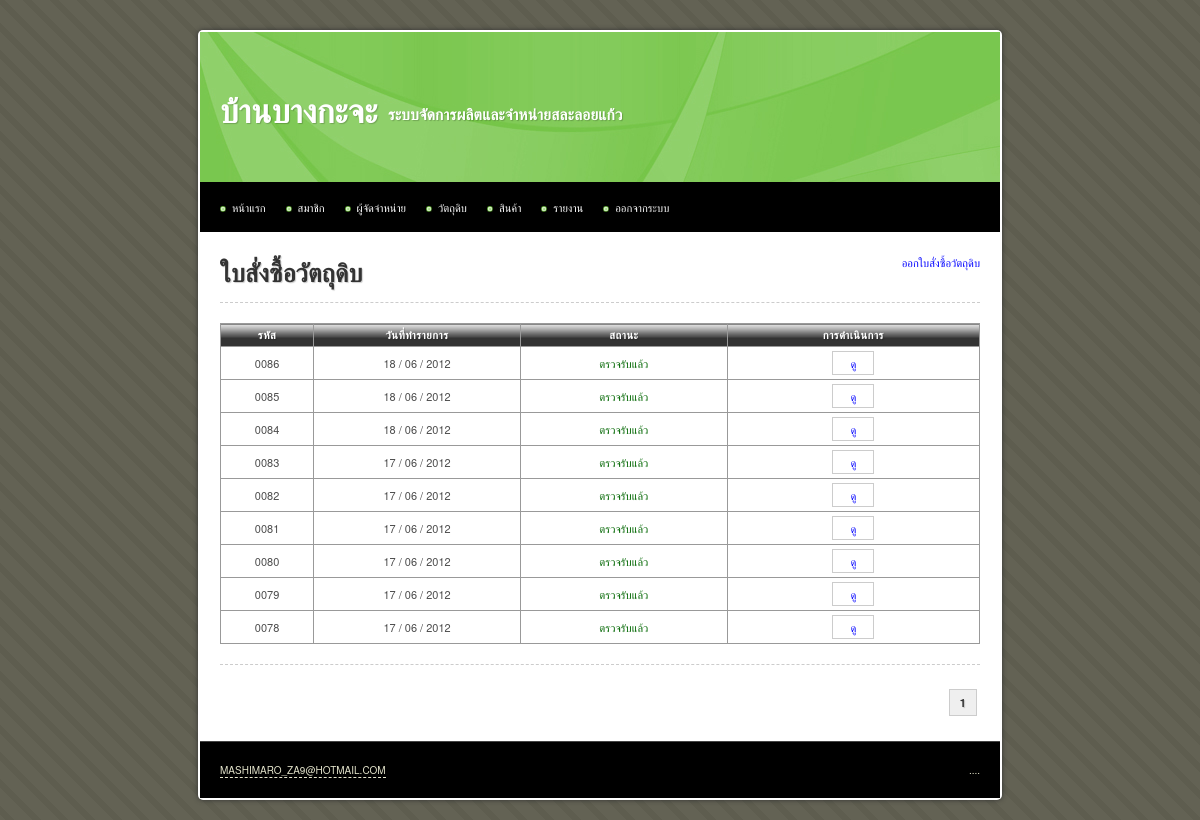
Page /main/material_order.php (signed in) on the earlier database version.
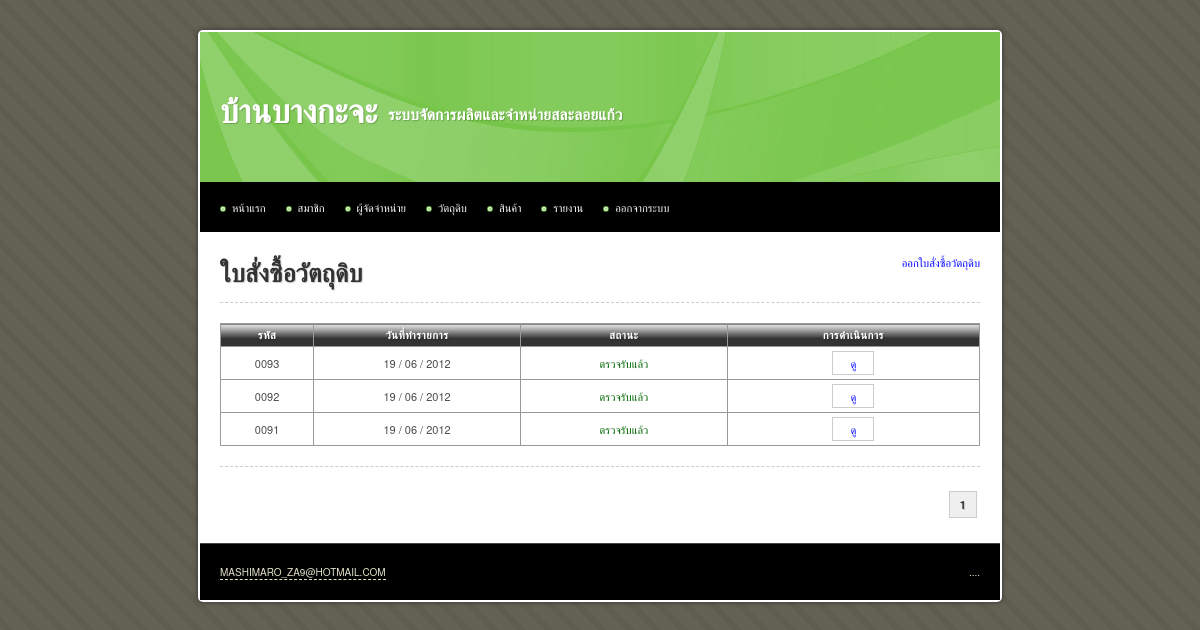
Same page on the later database version.
### tables this page shows
CREATE TABLE IF NOT EXISTS `material_order` (
  `id` int(10) unsigned NOT NULL AUTO_INCREMENT,
  `description` text,
  `date_create` date NOT NULL,
  `is_approve` tinyint(4) NOT NULL DEFAULT '0' COMMENT '0 = ยังไม่ได้ตรวจรับ, 1 = ตรวจรับแล้ว',
  PRIMARY KEY (`id`)
);

### iic_tools/helpers/iic_utilities_helper.php (called while the page is built, shortened)
<?php
function change_date_format($date, $old_separator = "-", $old_format = 'y-m-d', $new_separator = " / ", $new_format = "d-m-y")
{
	@list($_old_format_path1, $_old_format_path2, $_old_format_path3) = explode('-', $old_format);
	@list($_date_path[$_old_format_path1], $_date_path[$_old_format_path2], $_date_path[$_old_format_path3]) = explode($old_separator, $date);
	@list($_new_format_path1, $_new_format_path2, $_new_format_path3) = explode('-', $new_format);
	$_new_date = $_date_path[$_new_format_path1].$new_separator.$_date_path[$_new_format_path2].$new_separator.$_date_path[$_new_format_path3];
	return $_new_date;
}
function zero_fill($length, $data)
{
	while(strlen($data) < $length)
	{
		$data = '0'.$data;
	}
	return $data;
}

### main/material_order.php (the view, shortened to what this page needs)
<?php
$sql		= 'SELECT * FROM material_order';
$query		= mysql_query($sql) or die(mysql_error());
$total_rows = mysql_num_rows($query);
$rows_per_page = 10;
$limit_start = ($_GET['page'] - 1) * $rows_per_page;
$target = 'material_order.php?page=';
?>
<!DOCTYPE html PUBLIC "-//W3C//DTD XHTML 1.0 Transitional//EN" "http://www.w3.org/TR/xhtml1/DTD/xhtml1-transitional.dtd">
<html xmlns="http://www.w3.org/1999/xhtml">
<head>
<?php include("inc.css.php"); ?>
</head>
<body>
<div id="container">
	<?php include("inc.header.php"); ?>
	<div id="content">
		<a href="material_stock.php" class="float_r">ออกใบสั่งซื้อวัตถุดิบ</a>
		<h1>ใบสั่งซื้อวัตถุดิบ</h1>
		<hr />
			<table width="100%" border="1" align="center" cellpadding="5" cellspacing="0">
				<thead>
					<tr>
						<th width="30">รหัส</th>
						<th width="80">วันที่ทำรายการ</th>
						<th width="80">สถานะ</th>
						<th width="100">การดำเนินการ</th>
					</tr>
				</thead>
				<tbody>
					<?php
					$sql = 'SELECT *
							FROM material_order
							ORDER BY material_order.id DESC
							LIMIT '.$limit_start.', '.$rows_per_page;
					$query		= mysql_query($sql) or die(mysql_error());
					$query_rows	= mysql_num_rows($query);
					if($query_rows > 0)
					{
						while($data = mysql_fetch_array($query))
						{
							$status = ($data['is_approve'] == 0) ? '<span class="red">ยังไม่ได้ตรวจรับ</span>' : '<span class="green">ตรวจรับแล้ว</span>';
							$button_approve = ($data['is_approve'] == 0) ? '<a class="button" href="material_order_recive.php?id='.$data['id'].'">ตรวจรับ</a> <a class="button" href="material_order_delete.php?id='.$data['id'].'">ยกเลิก</a> ' : '';
							echo '	<tr>
										<td class="center">'.zero_fill(4, $data['id']).'</td>
										<td class="center">'.change_date_format($data['date_create']).'</td>
										<td class="center">'.$status.'</td>
										<td class="center nowarp">
											<a class="button" href="material_order_read.php?id='.$data['id'].'">ดู</a>
											'.$button_approve.'
										</td>
									</tr>';
						}
					}
					else
					{
						echo '<tr><td colspan="7" class="center">ไม่มีข้อมูล</td></tr>';
					}
					?>
				</tbody>
			</table>
		<hr />
		<div class="pagination">
			<?php echo get_pagination($total_rows, $target, $_GET['page'], $rows_per_page); ?>
		</div>
	</div>
	<?php include("inc.footer.php"); ?>
</div>
</body>
</html>

### iic_tools/helpers/iic_crud_helper.php (shortened to what this page needs)
<?php
function get_pagination($total_rows, $target, $current_page, $rows_per_page = 10)
{
	$_total_page = ceil($total_rows / $rows_per_page);
	$_pagination = '';
	$_loop = 1;
	while($_loop <= $_total_page)
	{
		if($_loop <= 3 || $_loop > ($_total_page - 3))
		{
			if($_loop == $current_page)
			{
				$_pagination .= '<strong>'.$_loop.'</strong>';
			}
			else
			{
				$_pagination .= '<a href="'.$target.$_loop.'" title="Page '.$_loop.'">&nbsp;'.$_loop.'&nbsp;</a>';
			}
		}
		$_loop++;
	}
	return $_pagination;
}

Differences in the rows shown:
removed material_order: id "0086", date_create "18 / 06 / 2012", is_approve "ตรวจรับแล้ว"
removed material_order: id "0085", date_create "18 / 06 / 2012", is_approve "ตรวจรับแล้ว"
removed material_order: id "0084", date_create "18 / 06 / 2012", is_approve "ตรวจรับแล้ว"
removed material_order: id "0083", date_create "17 / 06 / 2012", is_approve "ตรวจรับแล้ว"
removed material_order: id "0082", date_create "17 / 06 / 2012", is_approve "ตรวจรับแล้ว"
removed material_order: id "0081", date_create "17 / 06 / 2012", is_approve "ตรวจรับแล้ว"
removed material_order: id "0080", date_create "17 / 06 / 2012", is_approve "ตรวจรับแล้ว"
removed material_order: id "0079", date_create "17 / 06 / 2012", is_approve "ตรวจรับแล้ว"
removed material_order: id "0078", date_create "17 / 06 / 2012", is_approve "ตรวจรับแล้ว"
added material_order: id "0093", date_create "19 / 06 / 2012", is_approve "ตรวจรับแล้ว"
added material_order: id "0092", date_create "19 / 06 / 2012", is_approve "ตรวจรับแล้ว"
added material_order: id "0091", date_create "19 / 06 / 2012", is_approve "ตรวจรับแล้ว"
